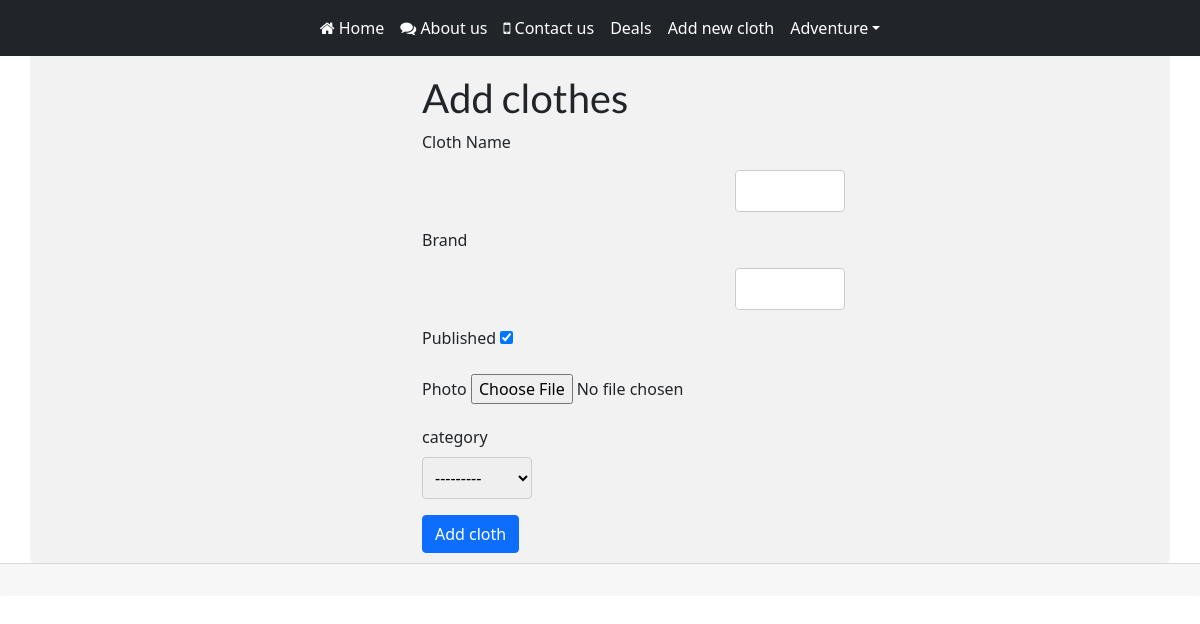
The page /view_clothes/add-clothes/ on the database as committed earlier.
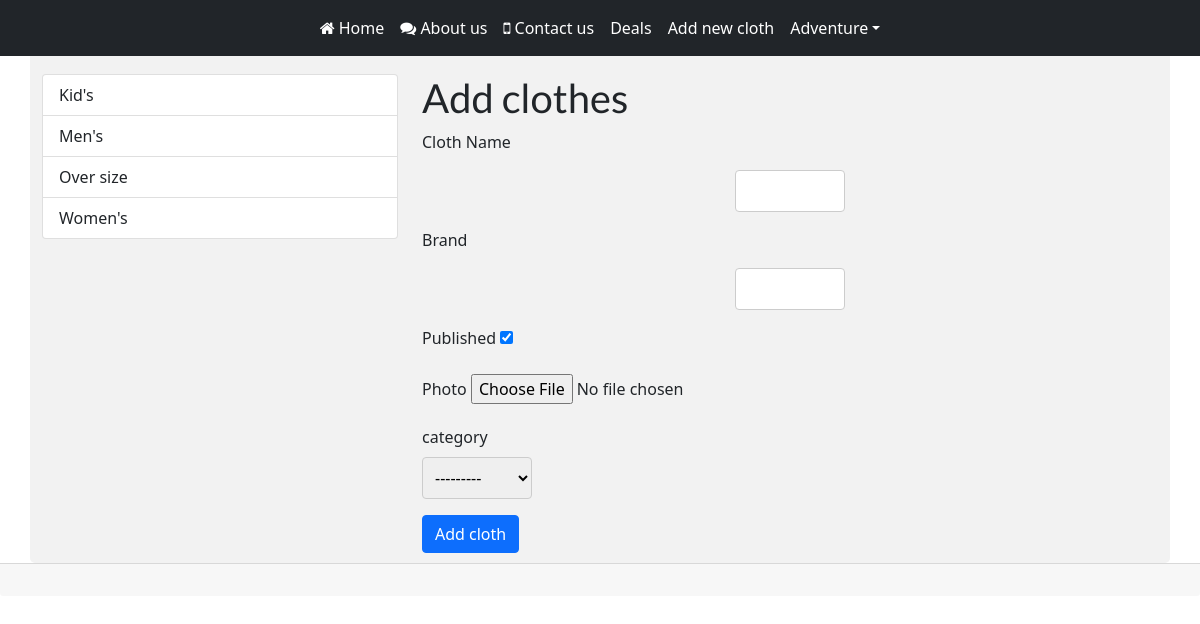
The same page on the database as committed later.
### reishop/models.py (models this page shows, shortened)
class Category(models.Model):
    cloth_name = models.CharField(max_length=150, db_index=True, verbose_name="Category")
    def __str__(self):
        return self.cloth_name
    class Meta:
        verbose_name = 'Category'
        verbose_name_plural = 'Categories'
        ordering = ['cloth_name']

### reishop/views.py (the view)
# urls.py: path('view_clothes/add-clothes/', CreateItem.as_view(), name='add_cloth')
class CreateItem(CreateView):
    form_class = ClothForm
    model = Clothes
    template_name = 'reishop/add_new_item.html'
    success_url = reverse_lazy('home')

### reishop/forms.py
class ClothForm(forms.ModelForm):
    class Meta:
        model = Clothes
        fields = ['cloth_name', 'cloth_brand', 'is_published', 'photo', 'category']

### reishop/templatetags/cloth_tags.py (called while the page is built)
@register.simple_tag(name='categoryFind')
def find_category():
    return Category.objects.all()

### reishop/templates/reishop/add_new_item.html (shortened to what this page needs)
{% extends 'Base.html' %}
{% block sidebar %}
{% include '_sidebar.html' %}
{% endblock %}
{% block content %}
<h1>Add clothes</h1>
<form action="{% url 'add_cloth' %}" method="post" enctype="multipart/form-data">
		<div class="form-group mb-3">
			<label for="{{ form.cloth_name.id.for_label }}" class="form-label">Cloth Name</label>
			{{ form.cloth_name }}
		</div>
		<div class="form-group mb-3">
			<label for="{{ form.cloth_brand.id.for_label }}" class="form-label">Brand</label>
			{{ form.cloth_brand }}
		</div>
		<div class="form-group mb-3">
			<label for="{{ form.is_published.id.for_label }}" class="form-label">Published</label>
			{{ form.is_published }}
		</div>
		<div class="form-group mb-3">
			<label for="{{ form.photo.id.for_label }}" class="form-label">Photo</label>
				{{ form.photo }}
		</div>
		<div class="form-group mb-3">
			<label for="{{ form.category.id.for_label }}" class="form-label">category</label>
			{{ form.category }}
		</div>
	<button type="submit" class="btn btn-primary btn-block">Add cloth</button>
</form>
{% endblock %}

### templates/_sidebar.html
	{% load cloth_tags %}
			<div class="list-group ">
				{% categoryFind as categories %}
				{% for i in categories %}
                   <a href="{% url 'category' i.pk  %}" class="list-group-item list-group-item-action" aria-current="true">
                    {{ i.cloth_name }}
                   {% endfor %}
  				</a>
			</div>

Rows that differ between the two databases and show on the page:
added Category: cloth_name "Kid's"
added Category: cloth_name "Men's"
added Category: cloth_name "Over size"
added Category: cloth_name "Women's"
